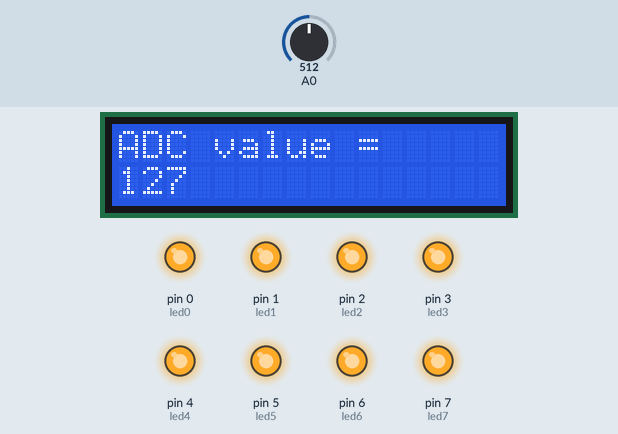
The sketch below on a simulated Arduino Uno, built with avr-gcc and run on an emulated ATmega328P. Shown: 16×2 character LCD, output pins drawn as LEDs (lit = HIGH). The test bench sets the inputs (shaded band); at power-on: A0 = 512.

Above: at 0.86 s.
1.3 s: A0 set to 214
At 1.82 s:
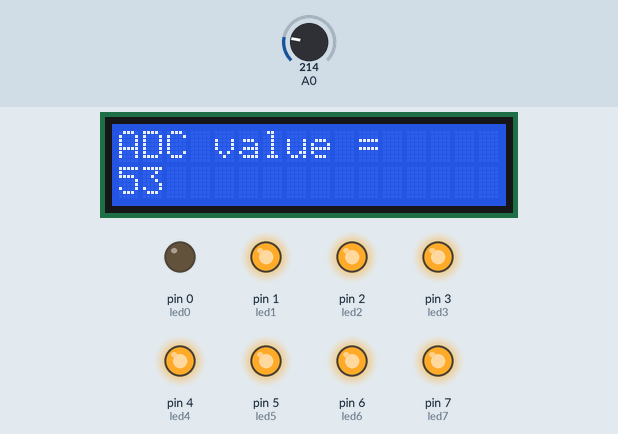
3.8 s: A0 set to 150
At 4.39 s:
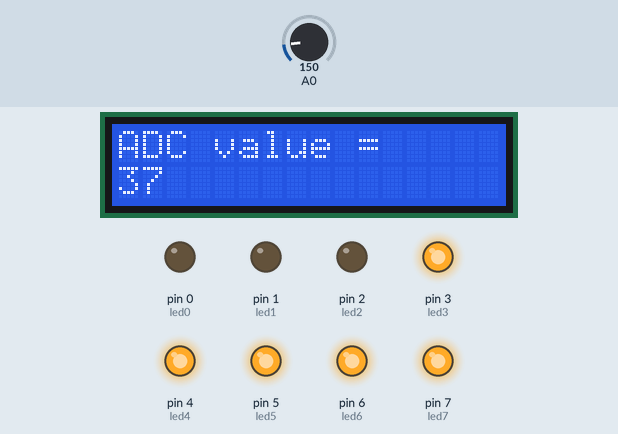
6.3 s: A0 set to 170
At 6.96 s:
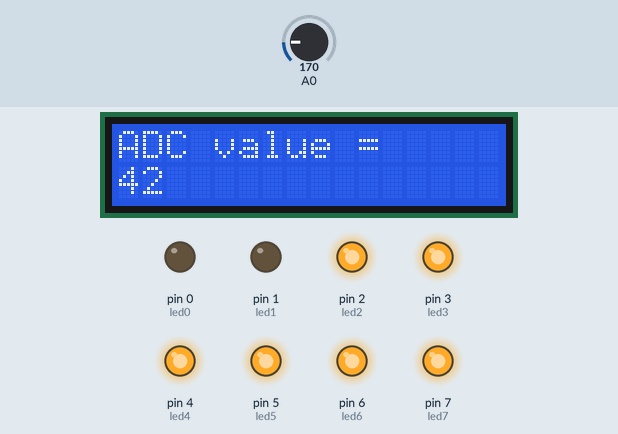
8.9 s: A0 set to 122
At 9.53 s:
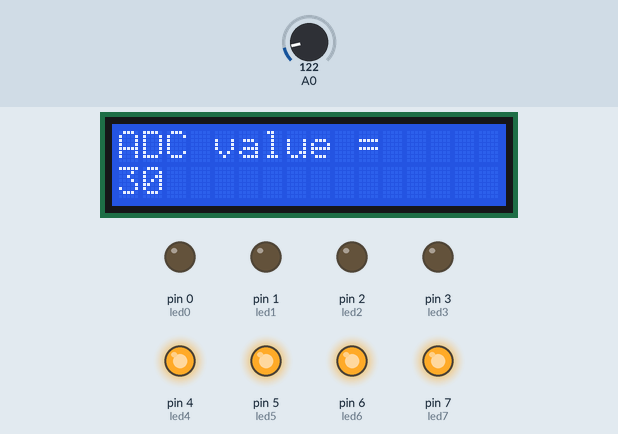
11.5 s: A0 set to 54
At 12.1 s:
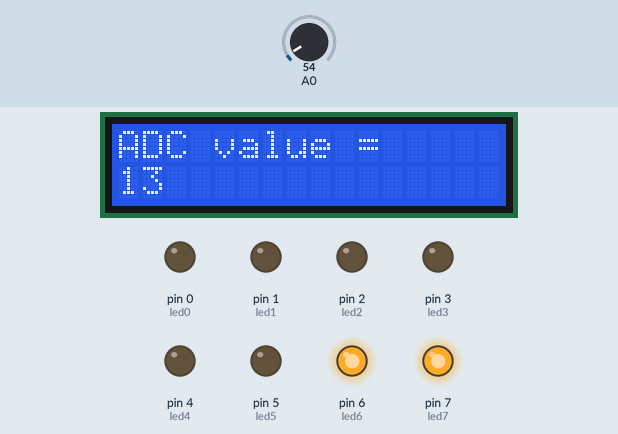
14.0 s: A0 set to 74
At 14.67 s:
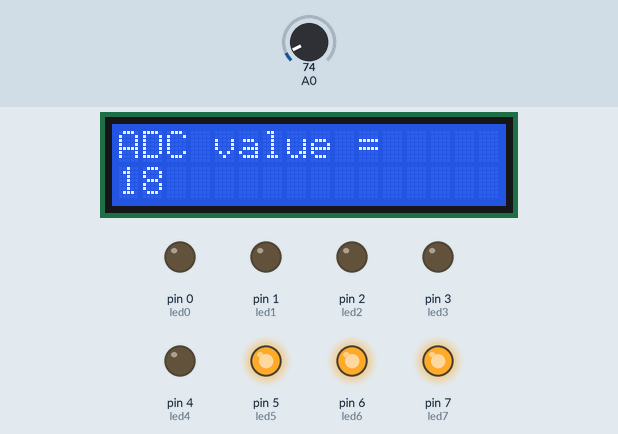
Timing chart, 0 to 17.0 s (numbered marks = the images above; inputs shaded):
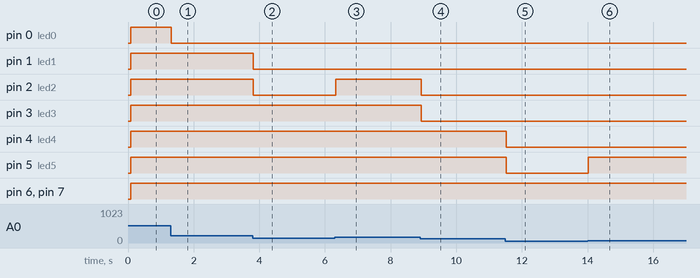

The sketch:

Automatic_Lighting_Controller_Simulation.ino
```cpp
#include <LiquidCrystal.h>
int led7=7;
int led6=6;
int led5=5;
int led4=4;
int led3=3;
int led2=2;
int led1=1;
int led0=0;
LiquidCrystal lcd(13, 12, 11, 10, 9, 8);
void setup() {
  lcd.begin(16,2);
  pinMode(led0, OUTPUT);
  pinMode(led1, OUTPUT);
  pinMode(led2, OUTPUT);
  pinMode(led3, OUTPUT);
  pinMode(led4, OUTPUT);
  pinMode(led5, OUTPUT);
  pinMode(led6, OUTPUT);
  pinMode(led7, OUTPUT);
}
void loop() {
  int LDR=analogRead(0);
  int temp=map(LDR,0,1023,0,255);
  lcd.setCursor(0,0);
  lcd.print("ADC value = ");
  lcd.setCursor(0,1);
  lcd.print(temp);
  delay(10);
  lcd.clear();

  if(LDR==0){
    digitalWrite(led1,LOW);
    digitalWrite(led2,LOW);
    digitalWrite(led3,LOW);
    digitalWrite(led4,LOW);
    digitalWrite(led5,LOW);
    digitalWrite(led6,LOW);
    digitalWrite(led7,LOW);
  }
  if(LDR>0){
    digitalWrite(led7,HIGH);
  }
  if(LDR>32){
    digitalWrite(led6,HIGH);
  }
  if(LDR>64){
    digitalWrite(led5,HIGH);
  }
  if(LDR>96){
    digitalWrite(led4,HIGH);
  }
  if(LDR>128){
    digitalWrite(led3,HIGH);
  }
  if(LDR>160){
    digitalWrite(led2,HIGH);
  }
  if(LDR>192){
    digitalWrite(led1,HIGH);
  }
  if(LDR>224){
    digitalWrite(led0,HIGH);
  }
  if(LDR<0){
    digitalWrite(led7,LOW);
  }
  if(LDR<32){
    digitalWrite(led6,LOW);
  }
  if(LDR<64){
    digitalWrite(led5,LOW);
  }
  if(LDR<96){
    digitalWrite(led4,LOW);
  }
  if(LDR<128){
    digitalWrite(led3,LOW);
  }
  if(LDR<160){
    digitalWrite(led2,LOW);
  }
  if(LDR<192){
    digitalWrite(led1,LOW);
  }
  if(LDR<224){
    digitalWrite(led0,LOW);
  }
}
```

Measured:
- after the input at 1.3 s, pin 0 (led0): HIGH → LOW at once; the display: changes after 0.37 s (image 1)
- after the input at 3.8 s, pin 1 (led1), pin 2 (led2): HIGH → LOW at once
- after the input at 6.3 s, pin 2 (led2): LOW → HIGH at once
- after the input at 8.9 s, pin 2 (led2), pin 3 (led3): HIGH → LOW at once
- after the input at 11.5 s, pin 4 (led4), pin 5 (led5): HIGH → LOW at once; the display: first differs from a run without the input after 0.45 s (image 5)
- after the input at 14.0 s, pin 5 (led5): LOW → HIGH at once; the display: first differs from a run without the input after 0.52 s (image 6)
